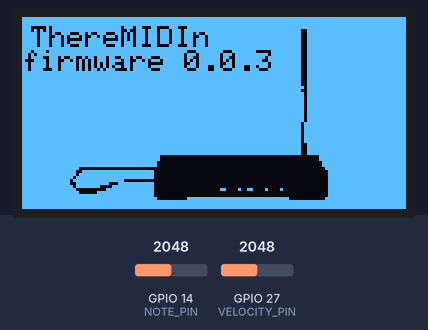
This sketch was run on a simulated ESP32. Shown: 128×64 one-colour display. The inputs (shaded band) are chosen by the test bench; at power-on: GPIO 14 (NOTE_PIN) = 2048, GPIO 27 (VELOCITY_PIN) = 2048.

Above: at 0.6 s.
At 3.7 s:
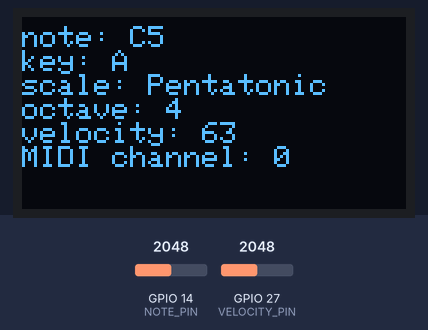
3.8 s: GPIO 14 (NOTE_PIN) set to 2516
5.3 s: GPIO 14 (NOTE_PIN) set to 2629
6.8 s: GPIO 14 (NOTE_PIN) set to 1228
At 7.2 s:
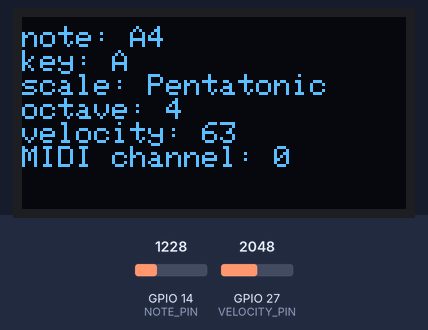
8.3 s: GPIO 27 (VELOCITY_PIN) set to 2866
At 8.8 s:
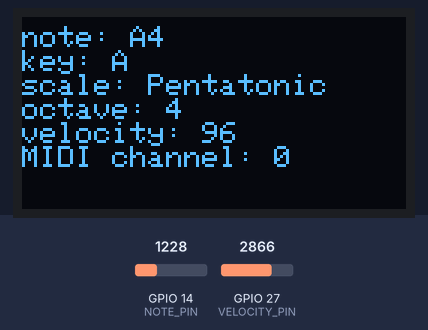
9.8 s: GPIO 27 (VELOCITY_PIN) set to 3529
At 10.3 s:
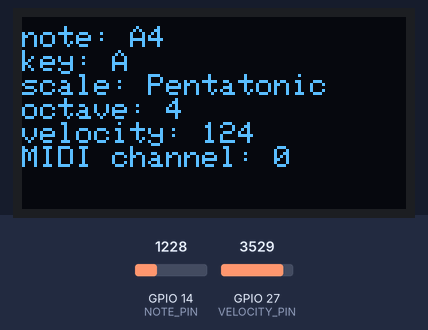
11.4 s: GPIO 27 (VELOCITY_PIN) set to 3631
At 12.8 s:
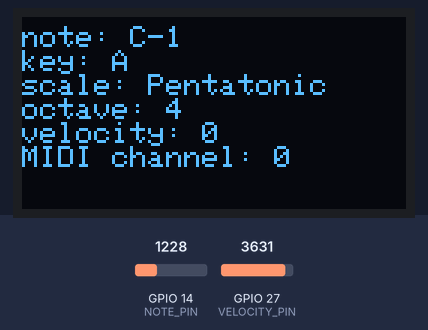
Timing chart, 0 to 14.0 s (numbered marks = the images above; inputs shaded):
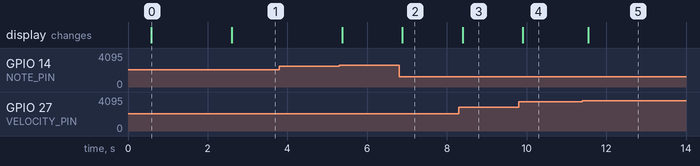

Measured:
- the behaviour switches between 3599 and 3600 on GPIO 27 (VELOCITY_PIN) (found by bisection; images 4 and 5)
- after the input at 3.8 s, every drawn part: stays the same
- after the input at 6.8 s, the display: changes after 0.09 s (image 2)
- after the input at 8.3 s, the display: changes after 0.10 s (image 3)
- after the input at 9.8 s, the display: changes after 0.11 s (image 4)
- after the input at 11.4 s, the display: changes after 0.14 s (image 5)
- what the display in image 0 shows lasts 2.0 s, from 0.6 s to 2.6 s

The sketch:

thereMIDIn.ino
```cpp
#include <SPI.h>
#include <Adafruit_SSD1306.h>

#define SCREEN_WIDTH 128
#define SCREEN_HEIGHT 64

#define OLED_MOSI   23
#define OLED_CLK    18
#define OLED_DC     16
#define OLED_CS     5
#define OLED_RESET  19
#define RXD2 16
#define TXD2 17
#define NOTE_PIN 14
#define VELOCITY_PIN 27

const char* VERSION = "0.0.3";

Adafruit_SSD1306 display(SCREEN_WIDTH, SCREEN_HEIGHT, OLED_MOSI, OLED_CLK, OLED_DC, OLED_RESET, OLED_CS);

const unsigned char logo [] PROGMEM = {
	0xff, 0xff, 0xff, 0xff, 0xff, 0xff, 0xff, 0xff, 0xff, 0xff, 0xff, 0xff, 0xff, 0xff, 0xff, 0xff,
	0xff, 0xff, 0xff, 0xff, 0xff, 0xff, 0xff, 0xff, 0xff, 0xff, 0xff, 0xff, 0xff, 0xff, 0xff, 0xff,
	0xff, 0xff, 0xff, 0xff, 0xff, 0xff, 0xff, 0xff, 0xff, 0xff, 0xff, 0xff, 0xff, 0xff, 0xff, 0xff,
	0xff, 0xff, 0xff, 0xff, 0xff, 0xff, 0xff, 0xff, 0xff, 0xff, 0xff, 0xff, 0xff, 0xff, 0xff, 0xff,
	0xff, 0xff, 0xff, 0xff, 0xff, 0xff, 0xff, 0xff, 0xff, 0xff, 0xff, 0xf9, 0xff, 0xff, 0xff, 0xff,
	0xff, 0xff, 0xff, 0xff, 0xff, 0xff, 0xff, 0xff, 0xff, 0xff, 0xff, 0xf9, 0xff, 0xff, 0xff, 0xff,
	0xff, 0xff, 0xff, 0xff, 0xff, 0xff, 0xff, 0xff, 0xff, 0xff, 0xff, 0xf9, 0xff, 0xff, 0xff, 0xff,
	0xff, 0xff, 0xff, 0xff, 0xff, 0xff, 0xff, 0xff, 0xff, 0xff, 0xff, 0xf9, 0xff, 0xff, 0xff, 0xff,
	0xff, 0xff, 0xff, 0xff, 0xff, 0xff, 0xff, 0xff, 0xff, 0xff, 0xff, 0xf9, 0xff, 0xff, 0xff, 0xff,
	0xff, 0xff, 0xff, 0xff, 0xff, 0xff, 0xff, 0xff, 0xff, 0xff, 0xff, 0xf9, 0xff, 0xff, 0xff, 0xff,
	0xff, 0xff, 0xff, 0xff, 0xff, 0xff, 0xff, 0xff, 0xff, 0xff, 0xff, 0xf9, 0xff, 0xff, 0xff, 0xff,
	0xff, 0xff, 0xff, 0xff, 0xff, 0xff, 0xff, 0xff, 0xff, 0xff, 0xff, 0xf9, 0xff, 0xff, 0xff, 0xff,
	0xff, 0xff, 0xff, 0xff, 0xff, 0xff, 0xff, 0xff, 0xff, 0xff, 0xff, 0xf9, 0xff, 0xff, 0xff, 0xff,
	0xff, 0xff, 0xff, 0xff, 0xff, 0xff, 0xff, 0xff, 0xff, 0xff, 0xff, 0xf9, 0xff, 0xff, 0xff, 0xff,
	0xff, 0xff, 0xff, 0xff, 0xff, 0xff, 0xff, 0xff, 0xff, 0xff, 0xff, 0xf9, 0xff, 0xff, 0xff, 0xff,
	0xff, 0xff, 0xff, 0xff, 0xff, 0xff, 0xff, 0xff, 0xff, 0xff, 0xff, 0xf9, 0xff, 0xff, 0xff, 0xff,
	0xff, 0xff, 0xff, 0xff, 0xff, 0xff, 0xff, 0xff, 0xff, 0xff, 0xff, 0xf9, 0xff, 0xff, 0xff, 0xff,
	0xff, 0xff, 0xff, 0xff, 0xff, 0xff, 0xff, 0xff, 0xff, 0xff, 0xff, 0xf9, 0xff, 0xff, 0xff, 0xff,
	0xff, 0xff, 0xff, 0xff, 0xff, 0xff, 0xff, 0xff, 0xff, 0xff, 0xff, 0xf9, 0xff, 0xff, 0xff, 0xff,
	0xff, 0xff, 0xff, 0xff, 0xff, 0xff, 0xff, 0xff, 0xff, 0xff, 0xff, 0xf9, 0xff, 0xff, 0xff, 0xff,
	0xff, 0xff, 0xff, 0xff, 0xff, 0xff, 0xff, 0xff, 0xff, 0xff, 0xff, 0xf9, 0xff, 0xff, 0xff, 0xff,
	0xff, 0xff, 0xff, 0xff, 0xff, 0xff, 0xff, 0xff, 0xff, 0xff, 0xff, 0xf9, 0xff, 0xff, 0xff, 0xff,
	0xff, 0xff, 0xff, 0xff, 0xff, 0xff, 0xff, 0xff, 0xff, 0xff, 0xff, 0xf9, 0xff, 0xff, 0xff, 0xff,
	0xff, 0xff, 0xff, 0xff, 0xff, 0xff, 0xff, 0xff, 0xff, 0xff, 0xff, 0xfd, 0xff, 0xff, 0xff, 0xff,
	0xff, 0xff, 0xff, 0xff, 0xff, 0xff, 0xff, 0xff, 0xff, 0xff, 0xff, 0xf9, 0xff, 0xff, 0xff, 0xff,
	0xff, 0xff, 0xff, 0xff, 0xff, 0xff, 0xff, 0xff, 0xff, 0xff, 0xff, 0xfd, 0xff, 0xff, 0xff, 0xff,
	0xff, 0xff, 0xff, 0xff, 0xff, 0xff, 0xff, 0xff, 0xff, 0xff, 0xff, 0xfd, 0xff, 0xff, 0xff, 0xff,
	0xff, 0xff, 0xff, 0xff, 0xff, 0xff, 0xff, 0xff, 0xff, 0xff, 0xff, 0xfd, 0xff, 0xff, 0xff, 0xff,
	0xff, 0xff, 0xff, 0xff, 0xff, 0xff, 0xff, 0xff, 0xff, 0xff, 0xff, 0xfd, 0xff, 0xff, 0xff, 0xff,
	0xff, 0xff, 0xff, 0xff, 0xff, 0xff, 0xff, 0xff, 0xff, 0xff, 0xff, 0xfd, 0xff, 0xff, 0xff, 0xff,
	0xff, 0xff, 0xff, 0xff, 0xff, 0xff, 0xff, 0xff, 0xff, 0xff, 0xff, 0xfd, 0xff, 0xff, 0xff, 0xff,
	0xff, 0xff, 0xff, 0xff, 0xff, 0xff, 0xff, 0xff, 0xff, 0xff, 0xff, 0xfd, 0xff, 0xff, 0xff, 0xff,
	0xff, 0xff, 0xff, 0xff, 0xff, 0xff, 0xff, 0xff, 0xff, 0xff, 0xff, 0xfd, 0xff, 0xff, 0xff, 0xff,
	0xff, 0xff, 0xff, 0xff, 0xff, 0xff, 0xff, 0xff, 0xff, 0xff, 0xff, 0xfd, 0xff, 0xff, 0xff, 0xff,
	0xff, 0xff, 0xff, 0xff, 0xff, 0xff, 0xff, 0xff, 0xff, 0xff, 0xff, 0xfd, 0xff, 0xff, 0xff, 0xff,
	0xff, 0xff, 0xff, 0xff, 0xff, 0xff, 0xff, 0xff, 0xff, 0xff, 0xff, 0xfb, 0xff, 0xff, 0xff, 0xff,
	0xff, 0xff, 0xff, 0xff, 0xff, 0xff, 0xff, 0xff, 0xff, 0xff, 0xff, 0xfb, 0xff, 0xff, 0xff, 0xff,
	0xff, 0xff, 0xff, 0xff, 0xff, 0xff, 0xff, 0xff, 0xff, 0xff, 0xff, 0xfb, 0xff, 0xff, 0xff, 0xff,
	0xff, 0xff, 0xff, 0xff, 0xff, 0xff, 0xff, 0xff, 0xff, 0xff, 0xff, 0xfb, 0xff, 0xff, 0xff, 0xff,
	0xff, 0xff, 0xff, 0xff, 0xff, 0xff, 0xff, 0xff, 0xff, 0xff, 0xff, 0xfb, 0xff, 0xff, 0xff, 0xff,
	0xff, 0xff, 0xff, 0xff, 0xff, 0xff, 0xff, 0xff, 0xff, 0xff, 0xff, 0xfb, 0xff, 0xff, 0xff, 0xff,
	0xff, 0xff, 0xff, 0xff, 0xff, 0xff, 0xff, 0xff, 0xff, 0xff, 0xff, 0xfb, 0xff, 0xff, 0xff, 0xff,
	0xff, 0xff, 0xff, 0xff, 0xff, 0xff, 0xff, 0xff, 0xff, 0xff, 0xff, 0xf9, 0xff, 0xff, 0xff, 0xff,
	0xff, 0xff, 0xff, 0xff, 0xff, 0xff, 0xff, 0xff, 0xff, 0xff, 0xff, 0xf9, 0xff, 0xff, 0xff, 0xff,
	0xff, 0xff, 0xff, 0xff, 0xff, 0xff, 0xff, 0xff, 0xff, 0xff, 0xff, 0xf9, 0xff, 0xff, 0xff, 0xff,
	0xff, 0xff, 0xff, 0xff, 0xff, 0xff, 0xff, 0xff, 0xff, 0xff, 0xff, 0xf9, 0xff, 0xff, 0xff, 0xff,
	0xff, 0xff, 0xff, 0xff, 0xff, 0xfc, 0x00, 0x00, 0x00, 0x00, 0x00, 0x00, 0x1f, 0xff, 0xff, 0xff,
	0xff, 0xff, 0xff, 0xff, 0xff, 0xfc, 0x00, 0x00, 0x00, 0x00, 0x00, 0x00, 0x1f, 0xff, 0xff, 0xff,
	0xff, 0xff, 0xff, 0xff, 0xff, 0xf8, 0x00, 0x00, 0x00, 0x00, 0x00, 0x00, 0x0f, 0xff, 0xff, 0xff,
	0xff, 0xff, 0xff, 0xff, 0xff, 0xf8, 0x00, 0x00, 0x00, 0x00, 0x00, 0x00, 0x0f, 0xff, 0xff, 0xff,
	0xff, 0xff, 0xe0, 0x00, 0x00, 0x00, 0x00, 0x00, 0x00, 0x00, 0x00, 0x00, 0x07, 0xff, 0xff, 0xff,
	0xff, 0xff, 0xcf, 0xff, 0xff, 0xf0, 0x00, 0x00, 0x00, 0x00, 0x00, 0x00, 0x03, 0xff, 0xff, 0xff,
	0xff, 0xff, 0xdf, 0xff, 0xff, 0xf0, 0x00, 0x00, 0x00, 0x00, 0x00, 0x00, 0x03, 0xff, 0xff, 0xff,
	0xff, 0xff, 0xbf, 0xff, 0xff, 0xf0, 0x00, 0x00, 0x00, 0x00, 0x00, 0x00, 0x03, 0xff, 0xff, 0xff,
	0xff, 0xff, 0x7f, 0xff, 0xc0, 0x00, 0x00, 0x00, 0x00, 0x00, 0x00, 0x00, 0x03, 0xff, 0xff, 0xff,
	0xff, 0xff, 0x3f, 0xf8, 0xff, 0xf0, 0x00, 0x00, 0x00, 0x00, 0x00, 0x00, 0x03, 0xff, 0xff, 0xff,
	0xff, 0xff, 0xbf, 0xc3, 0xff, 0xf0, 0x00, 0x00, 0x00, 0x00, 0x00, 0x00, 0x03, 0xff, 0xff, 0xff,
	0xff, 0xff, 0xc0, 0x0f, 0xff, 0xf0, 0x00, 0x00, 0x30, 0x98, 0x42, 0x00, 0x03, 0xff, 0xff, 0xff,
	0xff, 0xff, 0xe0, 0x7f, 0xff, 0xf0, 0x00, 0x00, 0x00, 0x00, 0x00, 0x00, 0x03, 0xff, 0xff, 0xff,
	0xff, 0xff, 0xff, 0xff, 0xff, 0xf0, 0x00, 0x00, 0x00, 0x00, 0x00, 0x00, 0x03, 0xff, 0xff, 0xff,
	0xff, 0xff, 0xff, 0xff, 0xff, 0xf8, 0x01, 0xff, 0xff, 0xff, 0xff, 0x80, 0x07, 0xff, 0xff, 0xff,
	0xff, 0xff, 0xff, 0xff, 0xff, 0xff, 0xff, 0xff, 0xff, 0xff, 0xff, 0xff, 0xff, 0xff, 0xff, 0xff,
	0xff, 0xff, 0xff, 0xff, 0xff, 0xff, 0xff, 0xff, 0xff, 0xff, 0xff, 0xff, 0xff, 0xff, 0xff, 0xff,
	0xff, 0xff, 0xff, 0xff, 0xff, 0xff, 0xff, 0xff, 0xff, 0xff, 0xff, 0xff, 0xff, 0xff, 0xff, 0xff
};

const char* midiNoteNumberToName[128] PROGMEM = {
  "C-1", "C#", "D", "D#", "E", "F", "F#", "G", "G#", "A", "A#", "B",
  "C0", "C#", "D", "D#", "E", "F", "F#", "G", "G#", "A0", "A#0", "B0",
  "C1", "C#1", "D1", "D#1", "E1", "F1", "F#1", "G1", "G#1", "A1", "A#1", "B1",
  "C2", "C#2", "D2", "D#2", "E2", "F2", "F#2", "G2", "G#2", "A2", "A#2", "B2",
  "C3", "C#3", "D3", "D#3", "E3", "F3", "F#3", "G3", "G#3", "A3", "A#3", "B3",
  "C4", "C#4", "D4", "D#4", "E4", "F4", "F#4", "G4", "G#4", "A4", "A#4", "B4",
  "C5", "C#5", "D5", "D#5", "E5", "F5", "F#5", "G5", "G#5", "A5", "A#5", "B5",
  "C6", "C#6", "D6", "D#6", "E6", "F6", "F#6", "G6", "G#6", "A6", "A#6", "B6",
  "C7", "C#7", "D7", "D#7", "E7", "F7", "F#7", "G7", "G#7", "A7", "A#7", "B7",
  "C8", "C#8", "D8", "D#8", "E8", "F8", "F#8", "G8", "G#8", "A8", "A#8", "B8",
  "C9", "C#9", "D9", "D#9", "E9", "F9", "F#9", "G9"
};

const char* keyNames[12] PROGMEM = {"C", "C#", "D", "D#", "E", "F", "F#", "G", "G#", "A", "A#", "B"};

const uint8_t noteOffCommand = 128;
const uint8_t noteOnCommand = 144;
const uint8_t aftertouchCommand = 160;

const uint8_t numberOfScales = 3;
const char* scaleNames[numberOfScales] = {"Pentatonic", "Chromatic", "Major"};
const uint8_t scaleLengths[numberOfScales] = {5, 12, 7};
const uint8_t intervalsPentatonic[] = {0, 3, 5, 7, 10};
const uint8_t intervalsChromatic[] = {0, 1, 2, 3, 4, 5, 6, 7, 8, 9, 10, 11};
const uint8_t intervalsMajor[] = {0, 2, 4, 5, 7, 9, 11};
const uint8_t* intervals[] = {intervalsPentatonic, intervalsChromatic, intervalsMajor};

uint64_t lastScreenUpdateTime = 0;

// TODO: adjustable parameters:
uint8_t currentKeyIndex = 9;
uint8_t currentOctave = 4;
uint8_t numberOfNotes = 4;
uint8_t currentScaleIndex = 0;
uint8_t currentMidiChannel = 0;

uint8_t currentNoteNumber = 60;
uint8_t currentVelocity = 100;

void displayLogo()
{
  display.clearDisplay();
  display.drawBitmap(0, 0, logo, SCREEN_WIDTH, SCREEN_HEIGHT, SSD1306_WHITE);
  display.display();
  delay(500);
  display.setTextSize(1);
  display.setTextColor(SSD1306_BLACK);
  display.setCursor(3, 3);
  display.println("ThereMIDIn");
  display.print("firmware ");
  display.println(VERSION);
  display.display();
  delay(2000);
}


void updateMidiNoteNumberAndVelocity()
{
  const int noteSensorRead = analogRead(NOTE_PIN);
  const int velocitySensorRead = analogRead(VELOCITY_PIN);

  if (noteSensorRead > 500 && noteSensorRead < 3600 && velocitySensorRead > 500 && velocitySensorRead < 3600)
  {
    const int velo = map(velocitySensorRead, 500, 3600, 0, 127);
    currentVelocity = velo;

    const int sensorNoteChange = map(noteSensorRead, 500, 3600, 0, numberOfNotes - 1);
    const int octaveNoteChange = (currentOctave + 1) * 12;
    const int currentScaleLength = scaleLengths[currentScaleIndex];
    const int intervalsNoteChange = intervals[currentScaleIndex][sensorNoteChange % currentScaleLength];
    const int intervalsOverflowNoteChange = sensorNoteChange / currentScaleLength * 12;
    currentNoteNumber = octaveNoteChange + currentKeyIndex + intervalsNoteChange + intervalsOverflowNoteChange;
  }
  else
  {
    currentNoteNumber = 0;
    currentVelocity = 0;
  }
}


void MIDImessage(int command, int MIDInote, int MIDIvelocity)
{
  // TODO: change midi channel
  Serial2.write(command + currentMidiChannel);
  Serial2.write(MIDInote);
  Serial2.write(MIDIvelocity);
}


void updateDisplay()
{
  display.clearDisplay();
  display.setTextSize(1);
  display.setTextColor(SSD1306_WHITE);

  display.setCursor(0, 3);

  display.print("note: ");
  display.println(midiNoteNumberToName[currentNoteNumber]);

  display.print("key: ");
  display.println(keyNames[currentKeyIndex]);

  display.print("scale: ");
  display.println(scaleNames[currentScaleIndex]);

  display.print("octave: ");
  display.println(currentOctave);

  display.print("velocity: ");
  display.println(currentVelocity);

  display.print("MIDI channel: ");
  display.println(currentMidiChannel);

  display.display();
}


void setup()
{
  pinMode(VELOCITY_PIN, INPUT);
  pinMode(NOTE_PIN, INPUT);
  Serial2.begin(31250, SERIAL_8N1, RXD2, TXD2);
  Serial.begin(115200);

  if(!display.begin(SSD1306_SWITCHCAPVCC))
  {
    Serial.println(F("SSD1306 allocation failed"));
    for(;;);
  }

  displayLogo();
}


void loop()
{
  updateMidiNoteNumberAndVelocity();
  updateDisplay();

  MIDImessage(noteOnCommand, currentNoteNumber, currentVelocity);
  delay(50);
  MIDImessage(noteOffCommand, currentNoteNumber, 0);
  delay(50);
}
```
